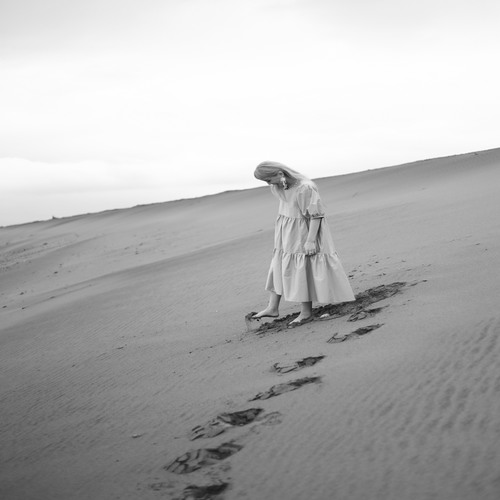
#> input picture 500x500_02.jpg, 500 x 500 px
$ python alphamatte.py ../500x500_02.jpg ../500x500_01.jpg ../500x500_01.jpg
#> lines starting #> are read from the running program, lines starting #| are printed output that depends on the picture
import sys
import cv2
import numpy as np


def main():
    if len(sys.argv) > 3:
        foreFile = sys.argv[1]
        backFile = sys.argv[2]
        alphaFile = sys.argv[3]
    else:
        foreFile = input('foreground image -> ')
        backFile = input('background image -> ')
        alphaFile = input('alphamatte -> ')

    fore = cv2.imread(foreFile)
#> fore is the input picture: shape (500, 500, 3); min 16, max 255, mean 180.3
    if fore is None:
        print('no image file:', foreFile)
        sys.exit(1)

    back = cv2.imread(backFile)
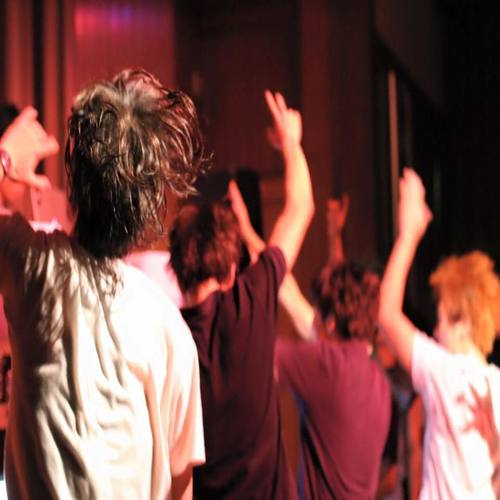
#> input picture 500x500_01.jpg, 500 x 500 px
#> back is the input picture: shape (500, 500, 3); mean B, G, R 68.4, 73.2, 119.7
    if back is None:
        print('no image file:', backFile)
        sys.exit(1)

    alpha = cv2.imread(alphaFile)
    if alpha is None:
        print('no image file:', alphaFile)
        sys.exit(1)

    if fore.shape[:2] != back.shape[:2]:
        print('diferent image sizes:', foreFile, backFile)
        sys.exit()

    if fore.shape[:2] != alpha.shape[:2]:
        print('diferent image sizes:', foreFile, alphaFile)
        sys.exit()

    fore = fore.astype(np.float64) / 255.0
    cv2.imshow('Foreground', fore)
    back = back.astype(np.float64) / 255.0
    cv2.imshow('Background', back)
    alpha = alpha.astype(np.float64) / 255.0
    cv2.imshow('Alphamatte', alpha)
    result = fore * alpha + back * (1.0 - alpha)
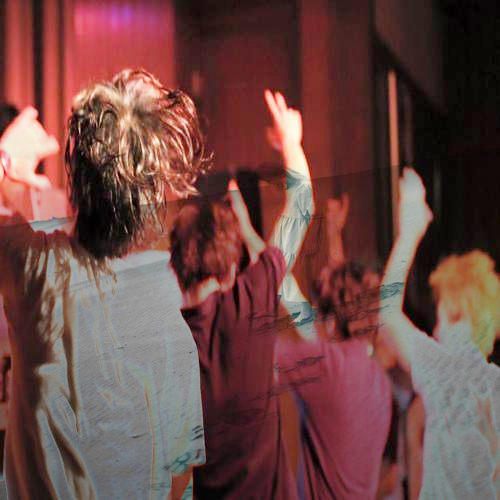
#> result: shape (500, 500, 3) float64; mean B, G, R 0.273, 0.284, 0.436

    cv2.imshow("Result", result)
    cv2.waitKey(0)
    cv2.destroyAllWindows()


if __name__ == '__main__':
    main()
